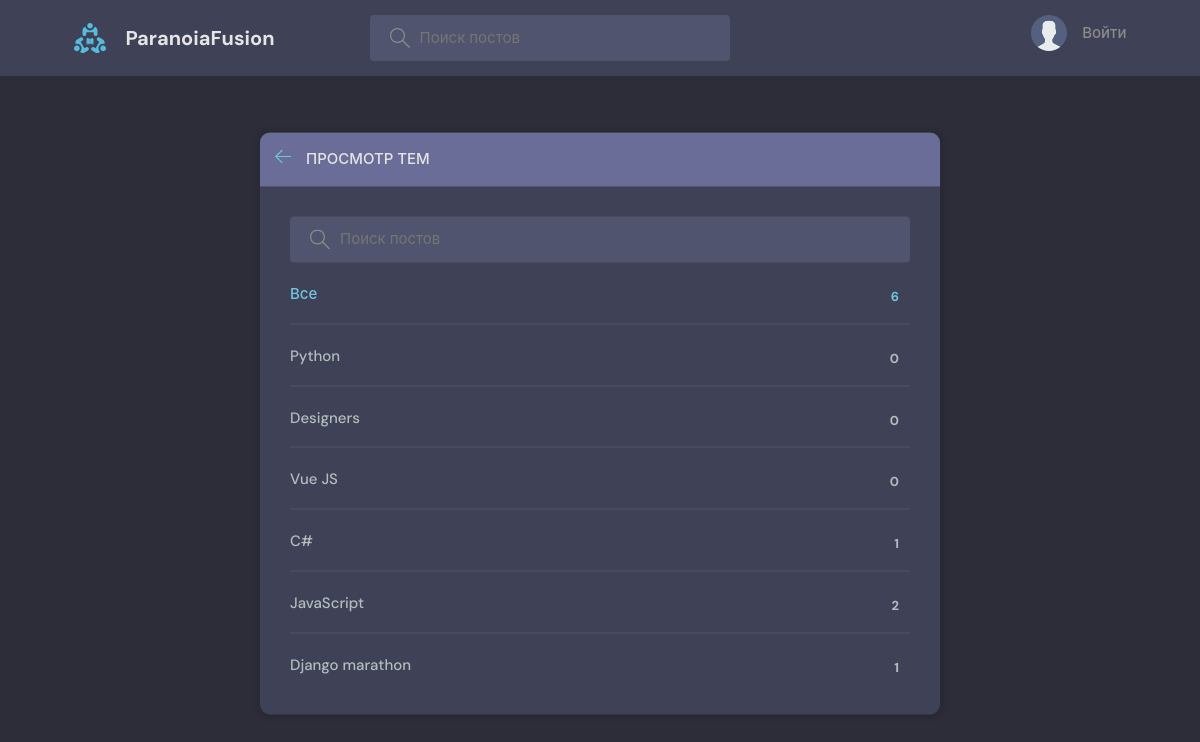
Page /topics/ on the committed database.
### base/models.py (models this page shows, shortened)
class Topic(models.Model):
    name = models.CharField(max_length=200)

### base/views.py (the view)
# urls.py: path('topics/', views.topicsPage, name="topics"),
def topicsPage(request):
    q = request.GET.get('q') if request.GET.get('q') != None else ''
    topics = Topic.objects.filter(name__icontains=q)
    return render(request, 'base/topics.html', {'topics': topics})

### base/templates/base/topics.html (shortened to what this page needs)
{% extends 'main.html' %}
{% block content %}
<main class="create-room layout">
  <div class="container">
    <div class="layout__box">
      <div class="layout__boxHeader">
        <div class="layout__boxTitle">
          <a href="{% url 'home' %}">
            <svg version="1.1" xmlns="http://www.w3.org/2000/svg" width="32" height="32" viewBox="0 0 32 32">
              <title>arrow-left</title>
              <path
                d="M13.723 2.286l-13.723 13.714 13.719 13.714 1.616-1.611-10.96-10.96h27.625v-2.286h-27.625l10.965-10.965-1.616-1.607z">
              </path>
            </svg>
          </a>
          <h3>Просмотр Тем</h3>
        </div>
      </div>
      <div class="topics-page layout__body">
        <form action="" method="GET" class="header__search">
          <label>
            <input name="q" placeholder="Поиск постов" />
          </label>
        </form>
        <ul class="topics__list">
          <li>
            <a href="{% url 'topics' %}" class="active">Все <span>{{topics.count}}</span></a>
          </li>
          {% for topic in topics %}
          <li>
            <a href="{% url 'home' %}?q={{topic.name}}">{{ topic.name }} <span>{{topic.room_set.all.count}}</span></a>
          </li>
          {% endfor %}
        </ul>
      </div>
    </div>
  </div>
</main>
{% endblock content %}

### static/styles/style.css (style rules this page uses)
:root { --color-main: #71c6dd; --color-main-light: #e1f6fb; --color-dark: #3f4156; --color-dark-medium: #51546e; --color-dark-light: #696d97; --color-light: #e5e5e5; --color-gray: #8b8b8b; --color-light-gray: #b2bdbd; --color-bg: #2d2d39; --color-success: #5dd693; --color-error: #fc4b0b; }
* { font-family: "DM Sans", -apple-system, BlinkMacSystemFont, "Segoe UI", Roboto, Oxygen, Ubuntu, Cantarell, "Open Sans", "Helvetica Neue", sans-serif; margin: 0; padding: 0; box-sizing: border-box; text-rendering: optimizeLegibility; font-size: inherit; }
html { font-size: 56.25%; }
@media only screen and (min-width: 1200px) { html { font-size: 62.5%; } }
body { line-height: 1.6; font-weight: 400; font-size: 1.5rem; color: var(--color-light-gray); background-color: var(--color-bg); min-height: 100vh; }
a { display: inline-block; color: var(--color-main); text-decoration: none; }
.container { max-width: 120rem; width: 90%; margin: auto; }
.header__search > label { background-color: var(--color-dark-medium); padding: 1.3rem 1rem; display: flex; align-items: center; gap: 1rem; border-radius: 4px; }
.header__search svg { fill: var(--color-gray); width: 2rem; height: 2rem; margin-left: 1rem; }
.header__search input { width: 30rem; background: transparent; border: none; outline: none; color: var(--color-light); }
.layout { margin-top: 2.4rem; }
.layout > .container { display: flex; justify-content: space-between; align-items: flex-start; }
.layout__box { width: 90%; max-width: 48rem; min-height: 40rem; position: absolute; top: 50%; left: 50%; transform: translate(-50%, -46%); background-color: var(--color-dark); border-radius: 1rem; box-shadow: 1px 1px 6px 3px rgba(0, 0, 0, 0.1); overflow: hidden; }
.layout__boxHeader { display: flex; padding: 1.5rem; background-color: var(--color-dark-light); }
.layout__boxTitle { display: flex; gap: 1.5rem; align-items: center; }
.layout__boxTitle h3 { text-transform: uppercase; font-weight: 500; color: var(--color-light); }
.layout__boxTitle svg { width: 1.6rem; height: 1.6rem; fill: var(--color-main); }
.layout__body { margin: 3rem; }
.topics__list { list-style: none; }
.topics__list li a { display: flex; justify-content: space-between; margin-bottom: 3rem; font-weight: 500; color: var(--color-light-gray); transition: all 0.3s ease-in-out; }
.topics__list li a.active, .topics__list li a:hover { color: var(--color-main); }
.topics__list li a span { padding: 0.5rem 1rem; background-color: var(--color-dark); border-radius: 3px; font-size: 1.3rem; font-weight: 700; letter-spacing: 1px; }
.topics-page .topics__list li:not(:last-child) a { margin: 2rem 0; padding-bottom: 1rem; text-decoration: none; border-bottom: 1px solid var(--color-dark-medium); }
.topics-page .header__search { display: block; }
.create-room.layout .layout__box { max-width: 68rem; }

### rows in the picture
Topic: name "Python", room_set.all.count "0"
Topic: name "Designers", room_set.all.count "0"
Topic: name "Vue JS", room_set.all.count "0"
Topic: name "C#", room_set.all.count "1"
Topic: name "JavaScript", room_set.all.count "2"
Topic: name "Django marathon", room_set.all.count "1"

### other values in the picture
{{ topics.count }} "6"
